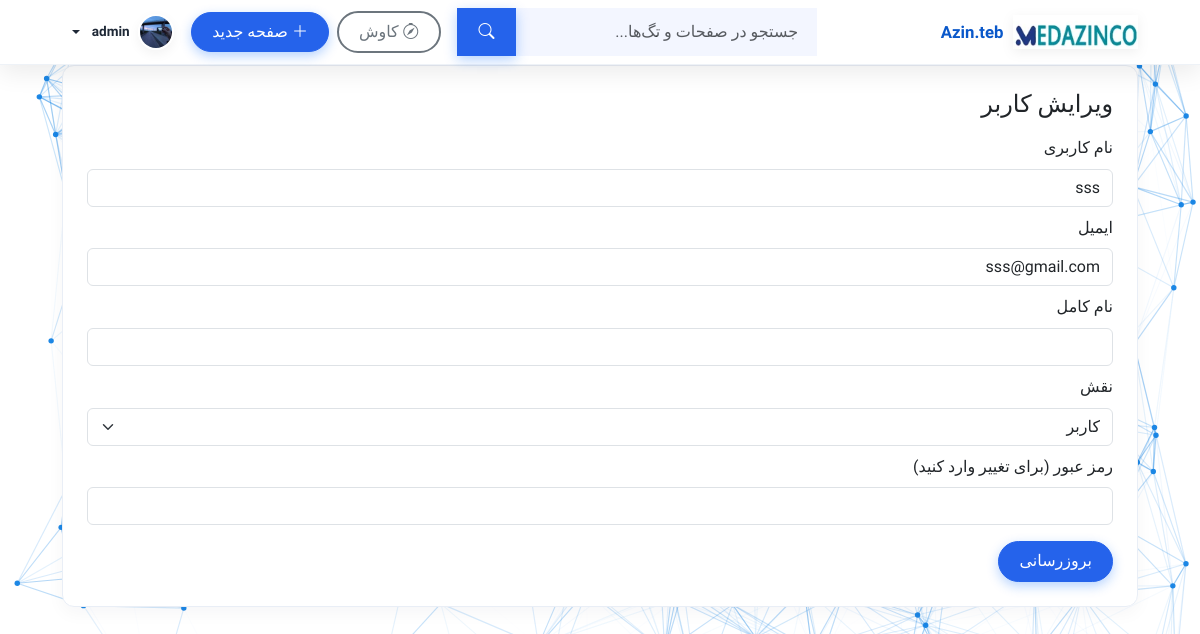
The app's page /admin/users/edit/3 (signed in) with its own data.
### app/models.py (models this page shows, shortened)
class User(db.Model, UserMixin):
    __tablename__ = 'user'
    id = db.Column(db.Integer, primary_key=True)
    username = db.Column(db.String(150), unique=True, nullable=False)
    email = db.Column(db.String(150), unique=True, nullable=False)
    password = db.Column(db.String(200), nullable=False)
    full_name = db.Column(db.String(150))
    bio = db.Column(db.Text)
    role = db.Column(db.String(50), default='user')
    avatar = db.Column(db.String(200), default='default_avatar.png')
    created_at = db.Column(db.DateTime, default=datetime.utcnow)
    comments = relationship('Comment', back_populates='user', cascade='all, delete-orphan')

### app/blueprints/admin/routes.py (the view, shortened to what this page needs)
@admin_bp.route('/users/edit/<int:user_id>', methods=['GET','POST'], endpoint='admin_user_edit')
@login_required
@admin_required
def admin_user_edit(user_id):
    user = User.query.get_or_404(user_id)
    return render_template('admin_user_form.html', user=user)

### app/__init__.py (called while the page is built)
def _inject_template_helpers(app: Flask) -> None:
    @app.context_processor
    def _helpers():
        def endpoint_exists(name: str) -> bool:
            try:
                return name in current_app.view_functions
            except Exception:
                return False
        return {"endpoint_exists": endpoint_exists}

### app/blueprints/admin/routes.py (called while the page is built)
def admin_required(f):
    from functools import wraps
    @wraps(f)
    def wrapped(*a, **kw):
        if not current_user.is_authenticated or current_user.role != 'admin':
            flash('فقط ادمین دسترسی دارد', 'danger')
            return redirect(url_for('index'))
        return f(*a, **kw)
    return wrapped

### app/models.py (called while the page is built)
def get_user_by_id(user_id: Optional[str]) -> Optional[User]:
    if not user_id:
        return None
    try:
        uid = int(user_id)
        return db.session.get(User, uid)
    except Exception:
        return None

### app/templates/admin_user_form.html (shortened to what this page needs)
{% extends "base.html" %}
{% block content %}
<div class="card card-glass p-4">
  <h4 class="mb-3">{% if user %}ویرایش کاربر{% else %}ایجاد کاربر{% endif %}</h4>
  <form method="POST">
    <div class="mb-2"><label class="form-label">نام کاربری</label><input name="username" class="form-control" value="{{ user.username if user else '' }}" required></div>
    <div class="mb-2"><label class="form-label">ایمیل</label><input name="email" class="form-control" value="{{ user.email if user else '' }}" required></div>
    <div class="mb-2"><label class="form-label">نام کامل</label><input name="full_name" class="form-control" value="{{ user.full_name if user else '' }}"></div>
    <div class="mb-2"><label class="form-label">نقش</label>
      <select name="role" class="form-select">
        <option value="user" {% if user and user.role=='user' %}selected{% endif %}>کاربر</option>
      </select>
    </div>
    <div class="mb-2"><label class="form-label">رمز عبور {% if user %}(برای تغییر وارد کنید){% endif %}</label><input name="password" class="form-control" {% if not user %}required{% endif %}></div>
    <div class="mt-3"><button class="btn btn-primary">{% if user %}بروزرسانی{% else %}ایجاد{% endif %}</button></div>
  </form>
</div>
{% endblock %}

### app/templates/base.html (shortened to what this page needs)
<!doctype html>
<html lang="fa" dir="rtl">
<head>
    <link href="https://cdn.jsdelivr.net/npm/bootstrap@5.3.2/dist/css/bootstrap.rtl.min.css" rel="stylesheet">
    <link href="https://cdn.jsdelivr.net/npm/bootstrap-icons@1.11.1/font/bootstrap-icons.css" rel="stylesheet">
    <link href="https://unpkg.com/aos@2.3.1/dist/aos.css" rel="stylesheet">
    <link rel="stylesheet" href="{{ url_for('static', filename='css/circular-text.css') }}">
    <link rel="stylesheet" href="{{ url_for('static', filename='css/theme.css') }}">
</head>
<body>
{% macro safe_url_for(endpoint, filename=None) %}
{% if endpoint_exists(endpoint) %}
{{ url_for(endpoint, filename=filename) }}
{% elif endpoint == 'auth.uploads_file' and filename %}
/uploads/{{ filename }}
{% else %}
#
{% endif %}
{% endmacro %}
{% set home_url = url_for('wiki.index') if endpoint_exists('wiki.index') else '/' %}
{% set discover_url = url_for('wiki.discover') if endpoint_exists('wiki.discover') else url_for('wiki.index') %}
{% set edit_url = url_for('wiki.edit_page', page_slug='new') if endpoint_exists('wiki.edit_page') else '/edit/new' %}
{% set login_url = url_for('auth.login') if endpoint_exists('auth.login') else '/login' %}
{% set profile_url = url_for('auth.profile') if endpoint_exists('auth.profile') else '/profile' %}
{% set admin_users_url = url_for('admin.admin_users') if endpoint_exists('admin.admin_users') else None %}
<header class="site-header" data-aos="fade-down">
    <div class="container d-flex align-items-center justify-content-between py-2">
        <a class="brand" href="{{ home_url }}">
            <img src="{{ url_for('static', filename='logo.png') }}" alt="Azin.teb" class="logo"
                 onerror="this.onerror=null; this.src='{{ url_for('static', filename='default_avatar.png') }}'">
            <span>Azin.teb</span>
        </a>
        <form id="global-search" class="d-flex ms-auto me-3" action="{{ discover_url }}" method="GET" role="search">
            <div class="input-group search-wrap">
                <input name="q" value="{{ request.args.get('q','') }}" class="form-control search-input"
                       placeholder="جستجو در صفحات و تگ‌ها..." aria-label="جستجو">
                <button class="btn btn-primary" type="submit" aria-label="جستجو"><i class="bi bi-search"></i></button>
            </div>
        </form>
        <nav class="d-flex gap-2 align-items-center">
            {% if endpoint_exists('wiki.discover') %}
            <a class="btn btn-outline-secondary" href="{{ discover_url }}"><i class="bi bi-compass me-1"></i>کاوش</a>
            {% else %}
            <a class="btn btn-outline-secondary" href="{{ url_for('wiki.index') }}"><i class="bi bi-search me-1"></i>کاوش</a>
            {% endif %}
            {% if current_user.is_authenticated %}
            <a class="btn btn-primary" href="{{ edit_url }}"><i class="bi bi-plus-lg me-1"></i>صفحه جدید</a>
            <div class="dropdown">
                <a class="dropdown-toggle" href="#" data-bs-toggle="dropdown" aria-expanded="false">
                    {% set avatar_path = current_user.avatar if current_user.avatar else 'default_avatar.png' %}
                    <img src="{{ safe_url_for('auth.uploads_file', filename=avatar_path) }}"
                         class="avatar-sm" alt="avatar"
                         onerror="this.onerror=null; this.src='{{ url_for('static', filename='default_avatar.png') }}'">
                    <span class="small fw-semibold">{{ current_user.username }}</span>
                </a>
            </div>
            {% else %}
            <a class="btn btn-outline-primary" href="{{ login_url }}"><i class="bi bi-box-arrow-in-right me-1"></i>ورود</a>
            {% endif %}
        </nav>
    </div>
</header>
<main class="container mt-0 pt-0">
    {% block content %}{% endblock %}
</main>
</body>
</html>

### app/static/css/theme.css (style rules this page uses)
:root { --bg: #f8fafc; --card: #ffffff; --muted: #6b7280; --text: #0f1724; --primary: #2563eb; --glass: linear-gradient(180deg, rgba(255,255,255,0.9), rgba(255,255,255,0.95)); }
* { box-sizing:border-box }
body { background:var(--bg); color:var(--text); font-family:"Vazirmatn", system-ui, -apple-system, "Segoe UI", Roboto, "Helvetica Neue", Arial; -webkit-font-smoothing:antialiased; -moz-osx-font-smoothing:grayscale; margin:0; }
.site-header { background:var(--card); border-bottom:1px solid #eef2f7; position:sticky; top:0; z-index:50; }
.brand { font-weight:700;font-size:1.05rem;display:flex;gap:.6rem;align-items:center }
.logo { height:34px }
.container { max-width:1100px }
.card-glass { background:var(--card); border-radius:12px; border:1px solid #e9eef6; box-shadow:0 6px 18px rgba(20,30,60,0.04); }
.avatar-sm { width:36px;height:36px;border-radius:50%;object-fit:cover;border:2px solid #fff }
.small { font-size:.85rem }
.search-wrap { width:360px }
.search-input { border-radius:8px 0 0 8px }
.btn-primary { background:var(--primary);border-color:var(--primary) }

### app/templates/base.html (style rules this page uses)
:root { --primary: #0d6efd; --primary-dark: #0a58ca; --primary-soft: rgba(13, 110, 253, 0.1); --light-bg: #f8f9fc; --card-bg: #ffffff; --text-dark: #1f2937; --text-muted: #6c757d; --glass-border: rgba(15, 23, 42, 0.08); --shadow-sm: 0 4px 12px rgba(0,0,0,0.05); --shadow-md: 0 8px 24px rgba(0,0,0,0.08); --shadow-lg: 0 16px 32px rgba(0,0,0,0.12); --radius-md: 12px; --radius-lg: 16px; --transition: all 0.25s ease; }
body { font-family: 'Vazirmatn', system-ui, -apple-system, 'Segoe UI', Roboto, sans-serif; background: var(--light-bg); color: var(--text-dark); line-height: 1.6; -webkit-font-smoothing: antialiased; -moz-osx-font-smoothing: grayscale; }
.site-header { position: sticky; top: 0; z-index: 999; background: rgba(255, 255, 255, 0.92); backdrop-filter: blur(16px); -webkit-backdrop-filter: blur(16px); border-bottom: 1px solid var(--glass-border); box-shadow: var(--shadow-sm); transition: var(--transition); }
.brand { font-weight: 700; font-size: 1.25rem; color: var(--primary-dark); display: flex; align-items: center; gap: 0.75rem; text-decoration: none; transition: var(--transition); }
.logo { height: 46px; width: auto; filter: drop-shadow(0 3px 6px rgba(0,0,0,0.06)); }
.search-wrap { width: 420px; max-width: 36vw; }
.search-input { border-radius: 12px 0 0 12px; border: 1px solid transparent; background: #f3f6ff; padding: 0.7rem 1.1rem; transition: var(--transition); }
.search-wrap .btn { border-radius: 0 12px 12px 0; padding: 0.7rem 1.3rem; background: var(--primary); border-color: var(--primary); color: white; }
.avatar-sm { width: 44px; height: 44px; border-radius: 50%; object-fit: cover; border: 2.5px solid #fff; box-shadow: var(--shadow-sm); }
.dropdown-toggle { display: flex; align-items: center; gap: 0.5rem; text-decoration: none; color: var(--text-dark); font-weight: 500; padding: 0.3rem 0.6rem; border-radius: 30px; }
.btn-outline-secondary { border-radius: 30px; border-width: 2px; font-weight: 500; padding: 0.45rem 1.25rem; }
.btn-primary { background: var(--primary); border-color: var(--primary); border-radius: 30px; font-weight: 500; padding: 0.45rem 1.25rem; box-shadow: 0 4px 12px rgba(13, 110, 253, 0.3); }

### records on screen
User: avatar (picture), username "admin"
User: username "sss", email "sss@gmail.com", role "کاربر"
